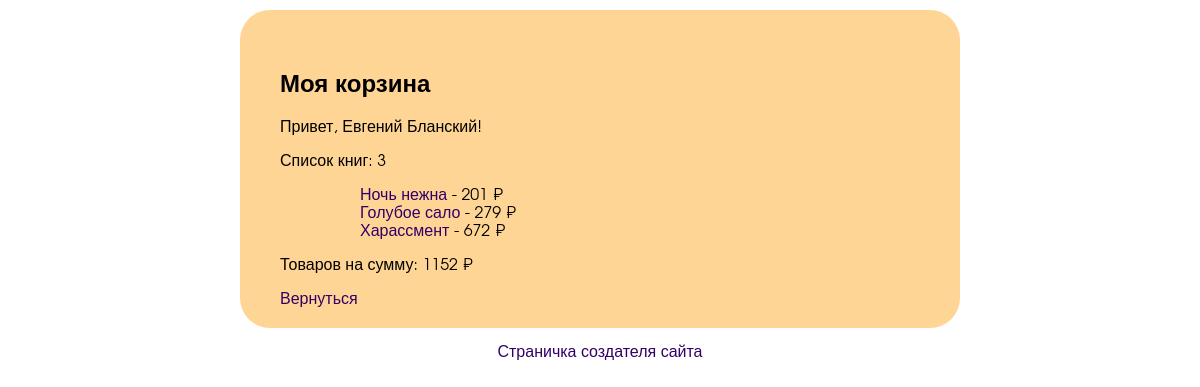
/KhamidulinDS (signed in), run on the app's committed database.
### bookshop/models.py (models this page shows, shortened)
class Book(models.Model):
    book_name = models.CharField(max_length=90, verbose_name="Название книги")
    description = models.TextField(verbose_name="Описание")
    pages = models.IntegerField(verbose_name="Количество страниц")
    price = models.IntegerField(verbose_name="Цена")
    language = models.ForeignKey(Language, on_delete=models.CASCADE, verbose_name="Язык")
    author = models.ManyToManyField(Author, verbose_name="Автор")
    genre = models.ManyToManyField(Jenre, verbose_name="Жанр")
    photo = models.ImageField(null=True, blank=True, upload_to="images/")

### bookshop/views.py (the view)
# urls.py: path('<user_name>', views.user_profile, name='user_profile')
def user_profile(request, user_name):
    if request.method == 'POST':
        new_book_pk = request.POST.get('book_pk')
        new_book = Book.objects.get(pk=new_book_pk)
        if Cart.objects.filter(cart_man__exact=request.user.id).exists():
            man = Cart.objects.get(cart_man = request.user)
            man.cart_items.add(new_book)
        else:
            c = Cart(cart_man = request.user)
            c.save()
            c.cart_items.add(new_book)
    else:
        if not Cart.objects.filter(cart_man__exact=request.user.id).exists():
            return render(request, 'bookshop/profile.html')
    man = Cart.objects.get(cart_man = request.user)
    items = man.cart_items.all()
    total_sum = items.aggregate(Sum('price'))['price__sum']
    context = {'user_name': man, 'new_book': items, 'total_sum': total_sum}
    return render(request, 'bookshop/profile.html', context)

### bookshop/templates/bookshop/profile.html
{% extends "bookshop/base.html" %}
{% block content %}
<h2>Моя корзина</h2>
<p>Привет, {{user.first_name}} {{user.last_name}}!</p>
{% if new_book %}
Список книг:  {{ new_book|length }}
<ul>
    {% for book in new_book %}
        <ol> <a href="{% url 'book_detail' book.pk %}">{{book.book_name}}</a> - {{book.price}} ₽ </ol>
    {% endfor %}
</ul>
<p>Товаров на сумму: {{total_sum}} ₽
</p>
{% else %}
<p> Ваша корзина пуста. </p>
{% endif %}
<a href="{% url 'home' %}">Вернуться</a>
{% endblock content %}

### bookshop/static/bookshop/style.css (style rules this page uses)
body { background-color: rgb(255, 255, 255); color: black; font: normal 16px Avantgarde, TeX Gyre Adventor, URW Gothic L, sans-serif; text-align: start; max-width: 60%; padding-top: 10px; margin: auto; }
a { color: rgb(51, 0, 102); text-decoration: none; }

### data on the page
Book: book_name "Ночь нежна", price "201"
Book: book_name "Голубое сало", price "279"
Book: book_name "Харассмент", price "672"

### other printed values
{{ user.first_name }} "Евгений"
{{ user.last_name }} "Бланский"
{{ new_book|length }} "3"
{{ total_sum }} "1152"
